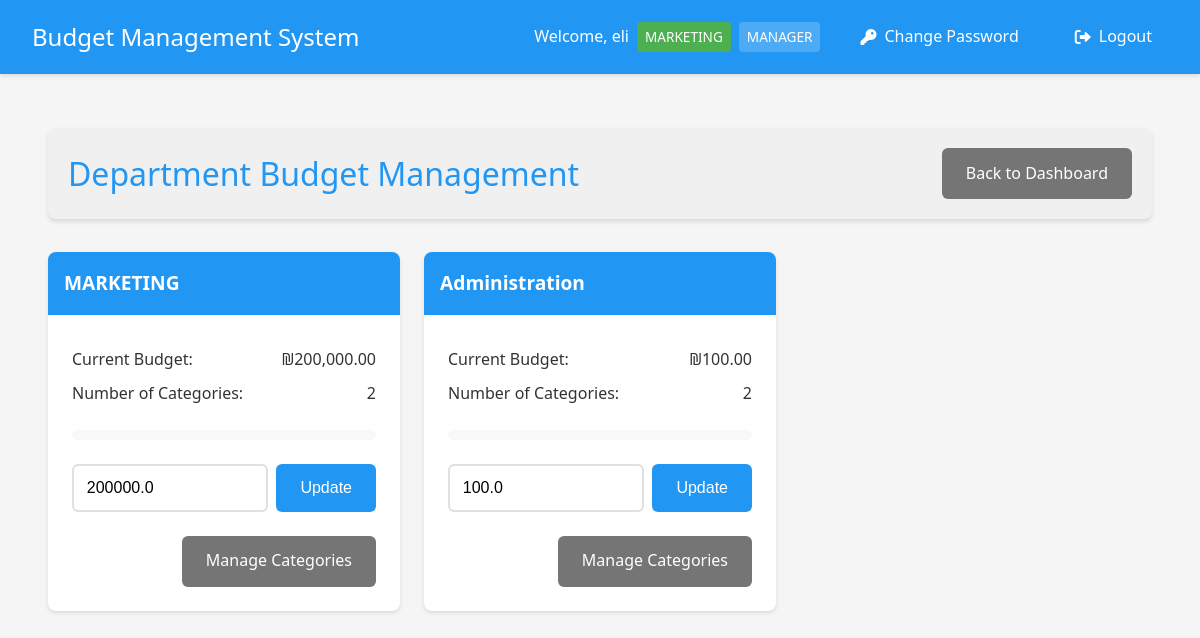
The app's page /manager/departments (signed in) with its own data.
### app.py (models this page shows, shortened)
class User(UserMixin, db.Model):
    __tablename__ = 'user'
    id = db.Column(db.Integer, primary_key=True)
    username = db.Column(db.String(80), unique=True, nullable=False)
    email = db.Column(db.String(120), unique=False, nullable=False)
    password = db.Column(db.String(120), nullable=False)
    is_manager = db.Column(db.Boolean, default=False)
    is_admin = db.Column(db.Boolean, default=False)
    is_accounting = db.Column(db.Boolean, default=False)
    status = db.Column(db.String(20), default='active')  # active, inactive, pending
    department_id = db.Column(db.Integer, db.ForeignKey('department.id'))
    home_department = db.relationship('Department',
                                    foreign_keys=[department_id],
                                    back_populates='employees')
    managed_departments = db.relationship('Department',
                                       secondary=manager_departments,
                                       backref=db.backref('department_managers', lazy='dynamic'))
    submitted_expenses = db.relationship('Expense',
                                       primaryjoin='User.id==Expense.user_id',
                                       backref='submitter',
                                       lazy=True)
    handled_expenses = db.relationship('Expense',
                                     primaryjoin='User.id==Expense.manager_id',
                                     backref='handler',
                                     lazy=True)

class Department(db.Model):
    __tablename__ = 'department'
    id = db.Column(db.Integer, primary_key=True)
    name = db.Column(db.String(100), nullable=False)
    budget = db.Column(db.Float, default=0.0)
    employees = db.relationship('User', foreign_keys='User.department_id', back_populates='home_department')
    categories = db.relationship('Category', backref='department', lazy=True)

### app.py (the view)
@app.route('/manager/departments')
@login_required
def manage_departments():
    if not current_user.is_manager:
        flash('Access denied. Manager privileges required.', 'danger')
        return redirect(url_for('index'))
    if current_user.username == 'admin':
        departments = Department.query.all()
    else:
        departments = current_user.managed_departments
    return render_template('manage_departments.html', departments=departments)

### app.py (called while the page is built)
@login_manager.user_loader
def load_user(user_id):
    user = User.query.get(int(user_id))
    if user and user.status == 'inactive':
        return None
    return user

@app.template_filter('min_value')
def min_value(value, limit):
    return min(value, limit)

@app.template_filter('format_currency')
def format_currency(value):
    return f"₪{value:,.2f}"

### templates/manage_departments.html (shortened to what this page needs)
{% extends "base.html" %}
{% block content %}
<div class="container">
    <header class="dashboard-header">
        <h1>Department Budget Management</h1>
        <div class="header-actions">
            <a href="{{ url_for('manager_dashboard') }}" class="button secondary">Back to Dashboard</a>
        </div>
    </header>
    <div class="budget-grid">
        {% for department in departments %}
        <div class="budget-card">
            <div class="budget-header">
                <h3>{{ department.name }}</h3>
            </div>
            <div class="budget-body">
                <div class="budget-info">
                    <p><strong>Current Budget:</strong> {{ department.budget|format_currency }}</p>
                    <p><strong>Number of Categories:</strong> {{ department.categories|length }}</p>
                </div>
                <div class="budget-progress">
                    {% set total_expenses = namespace(value=0) %}
                    {% for user in department.users %}
                        {% for expense in user.expenses %}
                            {% if expense.status == 'approved' %}
                                {% set total_expenses.value = total_expenses.value + expense.amount %}
                            {% endif %}
                        {% endfor %}
                    {% endfor %}
                    {% set usage_percent = (total_expenses.value / department.budget * 100) if department.budget > 0 else 0 %}
                    <div class="progress-bar">
                    </div>
                </div>
                <div class="budget-form">
                    <div class="budget-input">
                        <input type="number" step="0.01" min="0" value="{{ department.budget }}" id="budget-{{ department.id }}" class="form-control">
                        <button onclick="updateBudget({{ department.id }})" class="button primary">Update</button>
                    </div>
                </div>
                <div class="budget-actions">
                    <a href="{{ url_for('manage_categories', dept_id=department.id) }}" class="button secondary">Manage Categories</a>
                </div>
            </div>
        </div>
        {% endfor %}
    </div>
</div>
{% endblock %}

### templates/base.html (shortened to what this page needs)
<!DOCTYPE html>
<html lang="en">
<head>
    <link rel="stylesheet" href="{{ url_for('static', filename='style.css') }}">
    <link href="https://cdnjs.cloudflare.com/ajax/libs/font-awesome/6.0.0/css/all.min.css" rel="stylesheet">
</head>
<body>
    <nav class="navbar">
        <div class="nav-brand">Budget Management System</div>
        <div class="nav-items">
            {% if current_user.is_authenticated %}
                <span class="user-info">
                    Welcome, {{ current_user.username }}
                    {% if current_user.home_department %}
                        <span class="badge department">{{ current_user.home_department.name }}</span>
                    {% endif %}
                    {% if current_user.is_admin %}
                        <span class="badge admin">ADMIN</span>
                    {% elif current_user.is_manager %}
                        <span class="badge">MANAGER</span>
                    {% elif current_user.is_accounting %}
                        <span class="badge accounting">ACCOUNTING</span>
                    {% endif %}
                </span>
                <a href="{{ url_for('change_password') }}" class="nav-link">
                    <i class="fas fa-key"></i> Change Password
                </a>
                <a href="{{ url_for('logout') }}" class="nav-link">
                    <i class="fas fa-sign-out-alt"></i> Logout
                </a>
            {% else %}
                <a href="{{ url_for('login') }}" class="nav-link">
                    <i class="fas fa-sign-in-alt"></i> Login
                </a>
            {% endif %}
        </div>
    </nav>
    <div class="content">
        {% block content %}{% endblock %}
    </div>
</body>
</html>

### static/style.css (style rules this page uses)
:root { --primary-color: #2196F3; --secondary-color: #FFC107; --success-color: #4CAF50; --danger-color: #f44336; --text-color: #333; --bg-color: #f5f5f5; --card-bg: #ffffff; --background-light: #f8f9fa; }
* { margin: 0; padding: 0; box-sizing: border-box; transition: all 0.3s ease; }
body { font-family: 'Segoe UI', Roboto, Arial, sans-serif; background-color: var(--bg-color); color: var(--text-color); line-height: 1.6; }
.container { max-width: 1200px; margin: 0 auto; padding: 1rem; }
header { background-color: var(--card-bg); padding: 1rem 2rem; box-shadow: 0 2px 4px rgba(0,0,0,0.1); margin-bottom: 2rem; border-radius: 8px; display: flex; justify-content: space-between; align-items: center; }
.dashboard-header { background-color: var(--card-bg); padding: 1.5rem 2rem; box-shadow: 0 2px 4px rgba(0,0,0,0.1); margin-bottom: 2rem; border-radius: 8px; display: flex; justify-content: space-between; align-items: center; }
.dashboard-header h1 { margin: 0; color: var(--primary-color); }
h1 { color: var(--primary-color); font-weight: 500; margin-bottom: 1.5rem; }
input[type="text"], input[type="password"], input[type="number"], textarea { width: 100%; padding: 0.8rem; border: 2px solid #e0e0e0; border-radius: 6px; font-size: 1rem; transition: border-color 0.3s ease; }
.button, button { display: inline-flex; align-items: center; justify-content: center; padding: 0.8rem 1.5rem; border: none; border-radius: 6px; font-size: 1rem; font-weight: 500; cursor: pointer; text-decoration: none; transition: transform 0.2s ease, box-shadow 0.2s ease; }
.button.primary { background-color: var(--primary-color); color: white; }
.button.secondary { background-color: #757575; color: white; }
.header-actions { display: flex; gap: 1rem; align-items: center; }
.budget-grid { display: grid; grid-template-columns: repeat(auto-fill, minmax(300px, 1fr)); gap: 1.5rem; margin-top: 1.5rem; }
.budget-card { background: white; border-radius: 8px; box-shadow: 0 2px 4px rgba(0,0,0,0.1); overflow: hidden; transition: transform 0.2s ease-in-out, box-shadow 0.2s ease-in-out; }
.budget-header { padding: 1rem; background: var(--primary-color); color: white; }
.budget-header h3 { margin: 0; font-size: 1.2rem; }
.budget-body { padding: 1.5rem; }
.budget-info { margin-bottom: 1.5rem; }
.budget-info p { margin: 0.5rem 0; color: var(--text-color); display: flex; justify-content: space-between; align-items: center; }
.budget-info p strong { font-weight: 500; }
.budget-progress { margin: 1.5rem 0; }
.progress-bar { width: 100%; height: 10px; background-color: var(--background-light); border-radius: 5px; overflow: hidden; position: relative; }
.budget-form { margin-top: 1.5rem; }
.budget-input { display: flex; gap: 0.5rem; }
.budget-input input { flex: 1; }
.budget-actions { margin-top: 1.5rem; display: flex; justify-content: flex-end; }
.navbar { background-color: var(--primary-color); padding: 1rem 2rem; color: white; display: flex; justify-content: space-between; align-items: center; box-shadow: 0 2px 4px rgba(0,0,0,0.1); position: fixed; top: 0; left: 0; right: 0; z-index: 1000; }
.nav-brand { font-size: 1.5rem; font-weight: 500; }
.nav-items { display: flex; align-items: center; gap: 1rem; }
.user-info { display: flex; align-items: center; gap: 0.5rem; }
.badge { background-color: var(--secondary-color); color: var(--text-color); padding: 0.25rem 0.5rem; border-radius: 4px; font-size: 0.8rem; font-weight: 500; }
.nav-link { color: white; text-decoration: none; padding: 0.5rem 1rem; border-radius: 4px; transition: background-color 0.3s; display: flex; align-items: center; gap: 0.5rem; }
.nav-link i { font-size: 1rem; }
.content { padding: 2rem; margin-top: 80px; }

### templates/base.html (style rules this page uses)
.navbar { background-color: #2196F3; padding: 1rem 2rem; box-shadow: 0 2px 4px rgba(0,0,0,0.1); display: flex; justify-content: space-between; align-items: center; }
.nav-brand { color: white; font-size: 1.5rem; font-weight: 500; }
.nav-items { display: flex; align-items: center; gap: 1.5rem; }
.nav-link { color: white; text-decoration: none; padding: 0.5rem 1rem; border-radius: 4px; transition: background-color 0.3s; }
.user-info { color: white; display: flex; align-items: center; gap: 0.5rem; }
.badge { padding: 4px 8px; border-radius: 4px; font-size: 0.85em; font-weight: 500; background-color: rgba(255,255,255,0.2); color: white; }
.badge.department { background-color: #4CAF50; }

### templates/manage_departments.html (style rules this page uses)
.dashboard-header { background-color: #f0f0f0; padding: 20px; border-bottom: 1px solid #ddd; }

### records on screen
User: username "eli"
Department: home_department.name "MARKETING", name "MARKETING", budget "₪200,000.00", categories|length "2", budget "200000.0"
Department: name "Administration", budget "₪100.00", categories|length "2", budget "100.0"
